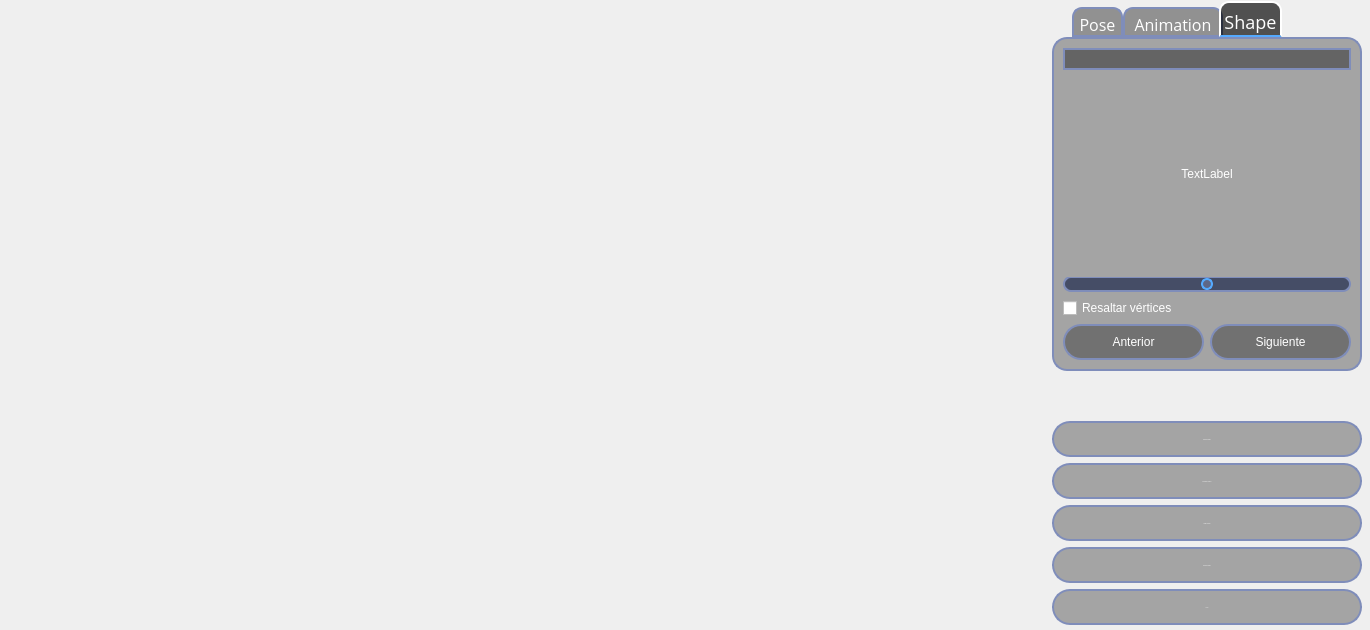
<?xml version="1.0" encoding="UTF-8"?>
<ui version="4.0">
 <class>ModelFitting</class>
 <widget class="QWidget" name="ModelFitting">
  <property name="geometry">
   <rect>
    <x>0</x>
    <y>0</y>
    <width>1370</width>
    <height>630</height>
   </rect>
  </property>
  <property name="windowTitle">
   <string>Form</string>
  </property>
  <property name="styleSheet">
   <string notr="true">QLabel {
background-color: none;
color: #FFF;
font: 16px &quot;Open Sans&quot;
}

/* ========================&gt; SLIDERS*/
QSlider {
background-color: none;
color: #FFF;
font: 16px &quot;Open Sans&quot;
}
QSlider::groove:horizontal {
    border: 2px solid rgb(127, 141, 186);
	border-radius: 8px;
    height:8px; /* the groove expands to the size of the slider by default. by giving it a height, it has a fixed size */
    background: rgb(69, 77, 102);
    margin: 2px 0;
	padding:2px;
}
QSlider::handle:horizontal {
    background: rgb(93, 103, 136);
    border: 2px solid rgb(85, 170, 255);
	border-radius: 6px;
    width: 8px;
    margin: -2px 0; /* handle is placed by default on the contents rect of the groove. Expand outside the groove */
}
QSlider::handle:horizontal:hover {
	border-color:rgb(85, 170, 255);
	background-color: rgba(0, 0, 0, 80);	
}

QSlider::handle:horizontal:pressed {
	border-color:rgb(255, 170, 0);
	background-color: rgba(0, 0, 0, 80);
}

/* ========================&gt; PUSH BUTTONS*/
QPushButton{
border-width: 2px;
border-style: solid;
border-color: rgb(127, 141, 186);
border-radius: 18px;
color: #FFF;
background-color:rgba(0, 0, 0, 80);
padding-left: 20px;
padding-right: 20px;
padding-top: 5px;
padding-bottom: 5px;
font: 16px &quot;Open Sans&quot;
}
QPushButton:hover{
border-color:rgb(85, 170, 255);
background-color: rgba(0, 0, 0, 120);
}

QPushButton:pressed{
border-color:rgb(255, 170, 0);
background-color: rgba(0, 0, 0, 150);
}

QPushButton:disabled{
color: rgb(132, 132, 132);
background-color: rgba(0, 0, 0, 180);
}


/* ========================&gt; TABS*/
QTabWidget {
background-color: rgba(0,0,0,80);
color: #FFF;
font: &quot;Open Sans&quot;;  
}
QTabWidget::pane { /* The tab widget frame */
    border: 2px solid rgb(127, 141, 186);
	border-radius: 15px;
	background-color:  rgba(0,0,0,80);
	font: &quot;Open Sans&quot;;
}

QTabWidget::tab-bar {
    left: 20px; /* move to the right by 5px */
	font: &quot;Open Sans&quot;;
}

/* Style the tab using the tab sub-control. Note that
    it reads QTabBar _not_ QTabWidget  Son las pestanas Pose, Animation, Shape*/
QTabBar::tab {
    border: 2px solid rgb(127, 141, 186);
    border-bottom-color:  rgb(127, 141, 186); /* same as the pane color */
    border-top-left-radius: 10px;
    border-top-right-radius: 10px;
    min-width: 8ex;
    padding: 2px;
	padding-bottom: -3px;
	font:  &quot;Open Sans&quot;;
	color: #FFF;
}

QTabBar::tab:selected, QTabBar::tab:hover {
    background: rgba(0, 0, 0, 170);
}

QTabBar::tab:selected {
    border-color: #FFF;
    border-bottom-color:rgb(85, 170, 255); /* same as pane color */
	/* make use of negative margins for overlapping tabs */
	/* expand/overlap to the left and right by 4px */
	margin-left: -4px;
    margin-right: -4px;
	font-size:18px;
}

QTabBar::tab:!selected {
	background: rgba(0, 0, 0, 100);
    margin-top: 6 px; /* make non-selected tabs look smaller */
	font-size:16px
}

QTabBar::tab:first:selected {
    margin-left: 0; /* the first selected tab has nothing to overlap with on the left */
}

QTabBar::tab:last:selected {
    margin-right: 0; /* the last selected tab has nothing to overlap with on the right */
}

QTabBar::tab:only-one {
    margin: 0; /* if there is only one tab, we don't want overlapping margins */
}


/* ========================&gt; COMBO BOXES*/
QComboBox {
    border: 2px solid rgb(127, 141, 186);
    border-radius: 13px;
    padding: 1px 18px 1px 7px;
    min-width: 6em;
	background-color: rgba(0, 0, 0, 100); 
	color: #FFF;
	font: 14px &quot;Open Sans&quot;
}
QComboBox:on { /* shift the text when the popup opens */
    padding-top: 3px;
    padding-left: 6px;
	border-color:rgb(85, 170, 255);
    background-color:rgba(0, 0, 0,130);
	color: #FFF;
}

QComboBox::drop-down {
    subcontrol-origin: padding;
    subcontrol-position: top right;
    width: 15px;
    border-left-width: 0px;
    border-left-color: rgb(85, 170, 255);
    border-left-style: solid; /* just a single line */
    border-top-right-radius: 3px; /* same radius as the QComboBox */
    border-bottom-right-radius: 3px;
	color: #FFF;
	font: 12px &quot;Open Sans&quot;
}

QComboBox::down-arrow {
    image: url(&quot;:/images/down-arrow.png&quot;);
	padding-right: 3px;
}

/* shift the arrow when popup is open */
QComboBox::down-arrow:on { 
    image: url(&quot;:/images/up-arrow.png&quot;); 
   
}

/*Con esto seteo el fondo y la letra de las opciones que se despliegan*/
QComboBox QAbstractItemView {
    border: 2px solid  rgb(85, 170, 255);
    selection-background-color: rgb(0, 132, 198);	
	background-color: rgba(0, 0, 0,70 );
	color: #FFF;
}

/* Sets up scrollbar size, border, color */
QScrollBar:vertical {
border: 1px solid rgb(127, 141, 186);
border-radius: 5px;
background: black;
width: 12px;
/* margin sets up how far the handle can travel*/

margin-left: 0px;
margin-right: 2px;
margin-top: 2px;
margin-bottom: 2px;
/*margin: 0px 0px 0px 0px;*/
}

/* Sets up the color and height of handle */
QScrollBar::handle:vertical {
border: 1px rgb(85, 170, 255);
border-radius: 4px;
width:10px;
background: rgb(127, 141, 186);
min-height: 48px;
}

QScrollBar::handle:vertical:pressed {
	background:qlineargradient(spread:pad, x1:0, y1:0, x2:1, y2:1, stop:0 rgba(0, 170, 255, 255), stop:1 rgba(0, 255, 255, 255));
}

/* This remvoes the bottom button by setting the height to 0px */
QScrollBar::add-line:vertical {
height: 0px;
subcontrol-position: bottom;
subcontrol-origin: margin;
}

/* This remvoes the top button by setting the height to 0px */
QScrollBar::sub-line:vertical {
height: 0px;
subcontrol-position: top;
subcontrol-origin: margin;
}

/* need this to get rid of crosshatching on scrollbar background */
QScrollBar::add-page:vertical, QScrollBar::sub-page:vertical {
background: none;
}






/* ========================&gt; CHECK BOXES*/

QCheckBox{
	background-color: none;
	color: #FFF;
	font: 12px &quot;Open Sans&quot;
}












</string>
  </property>
  <layout class="QHBoxLayout" name="horizontalLayout_3">
   <property name="spacing">
    <number>6</number>
   </property>
   <property name="leftMargin">
    <number>5</number>
   </property>
   <property name="topMargin">
    <number>1</number>
   </property>
   <property name="rightMargin">
    <number>1</number>
   </property>
   <property name="bottomMargin">
    <number>1</number>
   </property>
   <item>
    <spacer name="horizontalSpacer_3">
     <property name="orientation">
      <enum>Qt::Horizontal</enum>
     </property>
     <property name="sizeType">
      <enum>QSizePolicy::Minimum</enum>
     </property>
     <property name="sizeHint" stdset="0">
      <size>
       <width>10</width>
       <height>20</height>
      </size>
     </property>
    </spacer>
   </item>
   <item>
    <layout class="QVBoxLayout" name="verticalLayout_4">
     <item>
      <spacer name="verticalSpacer_2">
       <property name="orientation">
        <enum>Qt::Vertical</enum>
       </property>
       <property name="sizeHint" stdset="0">
        <size>
         <width>20</width>
         <height>500</height>
        </size>
       </property>
      </spacer>
     </item>
     <item>
      <widget class="QLabel" name="img_label">
       <property name="sizePolicy">
        <sizepolicy hsizetype="Minimum" vsizetype="Minimum">
         <horstretch>0</horstretch>
         <verstretch>0</verstretch>
        </sizepolicy>
       </property>
       <property name="minimumSize">
        <size>
         <width>1000</width>
         <height>563</height>
        </size>
       </property>
       <property name="maximumSize">
        <size>
         <width>16777215</width>
         <height>16777215</height>
        </size>
       </property>
       <property name="text">
        <string/>
       </property>
      </widget>
     </item>
     <item>
      <spacer name="verticalSpacer_3">
       <property name="orientation">
        <enum>Qt::Vertical</enum>
       </property>
       <property name="sizeType">
        <enum>QSizePolicy::Expanding</enum>
       </property>
       <property name="sizeHint" stdset="0">
        <size>
         <width>20</width>
         <height>500</height>
        </size>
       </property>
      </spacer>
     </item>
    </layout>
   </item>
   <item>
    <spacer name="horizontalSpacer_2">
     <property name="orientation">
      <enum>Qt::Horizontal</enum>
     </property>
     <property name="sizeType">
      <enum>QSizePolicy::Minimum</enum>
     </property>
     <property name="sizeHint" stdset="0">
      <size>
       <width>10</width>
       <height>20</height>
      </size>
     </property>
    </spacer>
   </item>
   <item>
    <layout class="QVBoxLayout" name="verticalLayout_2">
     <property name="leftMargin">
      <number>7</number>
     </property>
     <property name="rightMargin">
      <number>7</number>
     </property>
     <property name="bottomMargin">
      <number>4</number>
     </property>
     <item>
      <widget class="QTabWidget" name="tabWidget">
       <property name="sizePolicy">
        <sizepolicy hsizetype="Preferred" vsizetype="Preferred">
         <horstretch>0</horstretch>
         <verstretch>0</verstretch>
        </sizepolicy>
       </property>
       <property name="minimumSize">
        <size>
         <width>310</width>
         <height>370</height>
        </size>
       </property>
       <property name="maximumSize">
        <size>
         <width>310</width>
         <height>16777215</height>
        </size>
       </property>
       <property name="font">
        <font>
         <family>Open Sans</family>
         <pointsize>14</pointsize>
         <weight>50</weight>
         <italic>false</italic>
         <bold>false</bold>
        </font>
       </property>
       <property name="currentIndex">
        <number>2</number>
       </property>
       <widget class="QWidget" name="pose_tab">
        <property name="font">
         <font>
          <family>Roboto</family>
         </font>
        </property>
        <attribute name="title">
         <string>Pose</string>
        </attribute>
        <layout class="QHBoxLayout" name="horizontalLayout_6">
         <item>
          <layout class="QHBoxLayout" name="horizontalLayout_4">
           <property name="spacing">
            <number>0</number>
           </property>
           <item>
            <layout class="QVBoxLayout" name="verticalLayout">
             <property name="spacing">
              <number>0</number>
             </property>
             <item>
              <widget class="QLabel" name="txt_rotXZ">
               <property name="minimumSize">
                <size>
                 <width>209</width>
                 <height>0</height>
                </size>
               </property>
               <property name="font">
                <font>
                 <family>Open Sans</family>
                 <pointsize>-1</pointsize>
                 <weight>50</weight>
                 <italic>false</italic>
                 <bold>false</bold>
                </font>
               </property>
               <property name="text">
                <string>Rotar XZ</string>
               </property>
               <property name="alignment">
                <set>Qt::AlignBottom|Qt::AlignHCenter</set>
               </property>
              </widget>
             </item>
             <item>
              <widget class="QSlider" name="rotar_XZ">
               <property name="minimum">
                <number>-3141</number>
               </property>
               <property name="maximum">
                <number>3141</number>
               </property>
               <property name="value">
                <number>0</number>
               </property>
               <property name="orientation">
                <enum>Qt::Horizontal</enum>
               </property>
              </widget>
             </item>
             <item>
              <widget class="QLabel" name="txt_rotXY">
               <property name="sizePolicy">
                <sizepolicy hsizetype="Preferred" vsizetype="Preferred">
                 <horstretch>0</horstretch>
                 <verstretch>0</verstretch>
                </sizepolicy>
               </property>
               <property name="maximumSize">
                <size>
                 <width>16777215</width>
                 <height>16777215</height>
                </size>
               </property>
               <property name="font">
                <font>
                 <family>Open Sans</family>
                 <pointsize>-1</pointsize>
                 <weight>50</weight>
                 <italic>false</italic>
                 <bold>false</bold>
                </font>
               </property>
               <property name="text">
                <string>Rotar XY</string>
               </property>
               <property name="alignment">
                <set>Qt::AlignBottom|Qt::AlignHCenter</set>
               </property>
              </widget>
             </item>
             <item>
              <widget class="QSlider" name="rotar_XY">
               <property name="minimum">
                <number>-3141</number>
               </property>
               <property name="maximum">
                <number>3141</number>
               </property>
               <property name="value">
                <number>0</number>
               </property>
               <property name="orientation">
                <enum>Qt::Horizontal</enum>
               </property>
              </widget>
             </item>
             <item>
              <widget class="QLabel" name="txt_rotYZ">
               <property name="font">
                <font>
                 <family>Open Sans</family>
                 <pointsize>-1</pointsize>
                 <weight>50</weight>
                 <italic>false</italic>
                 <bold>false</bold>
                </font>
               </property>
               <property name="text">
                <string>Rotar YZ</string>
               </property>
               <property name="alignment">
                <set>Qt::AlignBottom|Qt::AlignHCenter</set>
               </property>
              </widget>
             </item>
             <item>
              <widget class="QSlider" name="rotar_YZ">
               <property name="minimum">
                <number>0</number>
               </property>
               <property name="maximum">
                <number>6282</number>
               </property>
               <property name="value">
                <number>3141</number>
               </property>
               <property name="orientation">
                <enum>Qt::Horizontal</enum>
               </property>
              </widget>
             </item>
             <item>
              <widget class="QLabel" name="txt_trasX">
               <property name="font">
                <font>
                 <family>Open Sans</family>
                 <pointsize>-1</pointsize>
                 <weight>50</weight>
                 <italic>false</italic>
                 <bold>false</bold>
                </font>
               </property>
               <property name="text">
                <string>Trasladar X</string>
               </property>
               <property name="alignment">
                <set>Qt::AlignBottom|Qt::AlignHCenter</set>
               </property>
              </widget>
             </item>
             <item>
              <widget class="QSlider" name="trasladar_X">
               <property name="minimum">
                <number>-1000</number>
               </property>
               <property name="maximum">
                <number>1000</number>
               </property>
               <property name="orientation">
                <enum>Qt::Horizontal</enum>
               </property>
              </widget>
             </item>
             <item>
              <widget class="QLabel" name="txt_trasY">
               <property name="font">
                <font>
                 <family>Open Sans</family>
                 <pointsize>-1</pointsize>
                 <weight>50</weight>
                 <italic>false</italic>
                 <bold>false</bold>
                </font>
               </property>
               <property name="text">
                <string>Trasladar Y</string>
               </property>
               <property name="alignment">
                <set>Qt::AlignBottom|Qt::AlignHCenter</set>
               </property>
              </widget>
             </item>
             <item>
              <widget class="QSlider" name="trasladar_Y">
               <property name="minimum">
                <number>-1000</number>
               </property>
               <property name="maximum">
                <number>1000</number>
               </property>
               <property name="singleStep">
                <number>0</number>
               </property>
               <property name="value">
                <number>0</number>
               </property>
               <property name="orientation">
                <enum>Qt::Horizontal</enum>
               </property>
              </widget>
             </item>
             <item>
              <widget class="QLabel" name="txt_trasZ">
               <property name="font">
                <font>
                 <family>Open Sans</family>
                 <pointsize>-1</pointsize>
                 <weight>50</weight>
                 <italic>false</italic>
                 <bold>false</bold>
                </font>
               </property>
               <property name="text">
                <string>Trasladar Z</string>
               </property>
               <property name="alignment">
                <set>Qt::AlignBottom|Qt::AlignHCenter</set>
               </property>
              </widget>
             </item>
             <item>
              <widget class="QSlider" name="trasladar_Z">
               <property name="minimum">
                <number>100</number>
               </property>
               <property name="maximum">
                <number>1500</number>
               </property>
               <property name="value">
                <number>800</number>
               </property>
               <property name="sliderPosition">
                <number>800</number>
               </property>
               <property name="orientation">
                <enum>Qt::Horizontal</enum>
               </property>
              </widget>
             </item>
            </layout>
           </item>
          </layout>
         </item>
        </layout>
       </widget>
       <widget class="QWidget" name="animation_tab">
        <attribute name="title">
         <string>Animation</string>
        </attribute>
        <layout class="QHBoxLayout" name="horizontalLayout_7">
         <item>
          <layout class="QVBoxLayout" name="verticalLayout_6">
           <item>
            <widget class="QComboBox" name="animation_list">
             <property name="font">
              <font>
               <family>Open Sans</family>
               <pointsize>-1</pointsize>
               <weight>50</weight>
               <italic>false</italic>
               <bold>false</bold>
              </font>
             </property>
             <property name="currentText">
              <string/>
             </property>
            </widget>
           </item>
           <item>
            <widget class="QLabel" name="animation_txt">
             <property name="layoutDirection">
              <enum>Qt::LeftToRight</enum>
             </property>
             <property name="text">
              <string>TextLabel</string>
             </property>
             <property name="alignment">
              <set>Qt::AlignCenter</set>
             </property>
            </widget>
           </item>
           <item>
            <widget class="QSlider" name="animation_slider">
             <property name="minimum">
              <number>-200</number>
             </property>
             <property name="maximum">
              <number>200</number>
             </property>
             <property name="orientation">
              <enum>Qt::Horizontal</enum>
             </property>
            </widget>
           </item>
           <item>
            <widget class="QCheckBox" name="animation_checkbox">
             <property name="text">
              <string>Resaltar vértices</string>
             </property>
            </widget>
           </item>
           <item>
            <layout class="QHBoxLayout" name="horizontalLayout">
             <item>
              <widget class="QPushButton" name="animation_back">
               <property name="minimumSize">
                <size>
                 <width>0</width>
                 <height>36</height>
                </size>
               </property>
               <property name="maximumSize">
                <size>
                 <width>16777215</width>
                 <height>36</height>
                </size>
               </property>
               <property name="text">
                <string>Anterior</string>
               </property>
              </widget>
             </item>
             <item>
              <widget class="QPushButton" name="animation_next">
               <property name="minimumSize">
                <size>
                 <width>0</width>
                 <height>36</height>
                </size>
               </property>
               <property name="maximumSize">
                <size>
                 <width>16777215</width>
                 <height>36</height>
                </size>
               </property>
               <property name="text">
                <string>Siguiente</string>
               </property>
              </widget>
             </item>
            </layout>
           </item>
          </layout>
         </item>
        </layout>
       </widget>
       <widget class="QWidget" name="shape_tab">
        <attribute name="title">
         <string>Shape</string>
        </attribute>
        <layout class="QHBoxLayout" name="horizontalLayout_8">
         <item>
          <layout class="QVBoxLayout" name="verticalLayout_3">
           <item>
            <widget class="QComboBox" name="shape_list">
             <property name="font">
              <font>
               <family>Open Sans</family>
               <pointsize>-1</pointsize>
               <weight>50</weight>
               <italic>false</italic>
               <bold>false</bold>
              </font>
             </property>
             <property name="currentText">
              <string/>
             </property>
            </widget>
           </item>
           <item>
            <widget class="QLabel" name="shape_txt">
             <property name="layoutDirection">
              <enum>Qt::LeftToRight</enum>
             </property>
             <property name="text">
              <string>TextLabel</string>
             </property>
             <property name="alignment">
              <set>Qt::AlignCenter</set>
             </property>
            </widget>
           </item>
           <item>
            <widget class="QSlider" name="shape_slider">
             <property name="minimum">
              <number>-150</number>
             </property>
             <property name="maximum">
              <number>150</number>
             </property>
             <property name="orientation">
              <enum>Qt::Horizontal</enum>
             </property>
            </widget>
           </item>
           <item>
            <widget class="QCheckBox" name="shape_checkbox">
             <property name="text">
              <string>Resaltar vértices</string>
             </property>
            </widget>
           </item>
           <item>
            <layout class="QHBoxLayout" name="horizontalLayout_2">
             <item>
              <widget class="QPushButton" name="shape_back">
               <property name="minimumSize">
                <size>
                 <width>0</width>
                 <height>36</height>
                </size>
               </property>
               <property name="maximumSize">
                <size>
                 <width>16777215</width>
                 <height>36</height>
                </size>
               </property>
               <property name="text">
                <string>Anterior</string>
               </property>
              </widget>
             </item>
             <item>
              <widget class="QPushButton" name="shape_next">
               <property name="minimumSize">
                <size>
                 <width>0</width>
                 <height>36</height>
                </size>
               </property>
               <property name="maximumSize">
                <size>
                 <width>16777215</width>
                 <height>36</height>
                </size>
               </property>
               <property name="text">
                <string>Siguiente</string>
               </property>
              </widget>
             </item>
            </layout>
           </item>
          </layout>
         </item>
        </layout>
       </widget>
      </widget>
     </item>
     <item>
      <spacer name="verticalSpacer">
       <property name="orientation">
        <enum>Qt::Vertical</enum>
       </property>
       <property name="sizeHint" stdset="0">
        <size>
         <width>20</width>
         <height>40</height>
        </size>
       </property>
      </spacer>
     </item>
     <item>
      <layout class="QVBoxLayout" name="verticalLayout_5">
       <item>
        <widget class="QPushButton" name="boton_reset">
         <property name="sizePolicy">
          <sizepolicy hsizetype="Preferred" vsizetype="Preferred">
           <horstretch>0</horstretch>
           <verstretch>0</verstretch>
          </sizepolicy>
         </property>
         <property name="minimumSize">
          <size>
           <width>0</width>
           <height>36</height>
          </size>
         </property>
         <property name="maximumSize">
          <size>
           <width>310</width>
           <height>36</height>
          </size>
         </property>
         <property name="font">
          <font>
           <family>Open Sans</family>
           <pointsize>-1</pointsize>
           <weight>50</weight>
           <italic>false</italic>
           <bold>false</bold>
          </font>
         </property>
         <property name="text">
          <string>Reiniciar Modelo</string>
         </property>
        </widget>
       </item>
       <item>
        <widget class="QPushButton" name="render_model">
         <property name="minimumSize">
          <size>
           <width>0</width>
           <height>36</height>
          </size>
         </property>
         <property name="maximumSize">
          <size>
           <width>310</width>
           <height>36</height>
          </size>
         </property>
         <property name="font">
          <font>
           <family>Open Sans</family>
           <pointsize>-1</pointsize>
           <weight>50</weight>
           <italic>false</italic>
           <bold>false</bold>
          </font>
         </property>
         <property name="text">
          <string>Renderizar Modelo</string>
         </property>
        </widget>
       </item>
       <item>
        <widget class="QPushButton" name="load_model">
         <property name="minimumSize">
          <size>
           <width>0</width>
           <height>36</height>
          </size>
         </property>
         <property name="maximumSize">
          <size>
           <width>310</width>
           <height>36</height>
          </size>
         </property>
         <property name="font">
          <font>
           <family>Open Sans</family>
           <pointsize>-1</pointsize>
           <weight>50</weight>
           <italic>false</italic>
           <bold>false</bold>
          </font>
         </property>
         <property name="text">
          <string>Cargar Modelo</string>
         </property>
        </widget>
       </item>
       <item>
        <widget class="QPushButton" name="save_model">
         <property name="minimumSize">
          <size>
           <width>0</width>
           <height>36</height>
          </size>
         </property>
         <property name="maximumSize">
          <size>
           <width>310</width>
           <height>36</height>
          </size>
         </property>
         <property name="font">
          <font>
           <family>Open Sans</family>
           <pointsize>-1</pointsize>
           <weight>50</weight>
           <italic>false</italic>
           <bold>false</bold>
          </font>
         </property>
         <property name="text">
          <string>Guardar Modelo</string>
         </property>
        </widget>
       </item>
       <item>
        <widget class="QPushButton" name="key_frame_ready">
         <property name="minimumSize">
          <size>
           <width>0</width>
           <height>36</height>
          </size>
         </property>
         <property name="maximumSize">
          <size>
           <width>310</width>
           <height>36</height>
          </size>
         </property>
         <property name="font">
          <font>
           <family>Open Sans</family>
           <pointsize>-1</pointsize>
           <weight>50</weight>
           <italic>false</italic>
           <bold>false</bold>
          </font>
         </property>
         <property name="text">
          <string>LISTO</string>
         </property>
        </widget>
       </item>
      </layout>
     </item>
    </layout>
   </item>
  </layout>
 </widget>
 <resources/>
 <connections/>
</ui>
